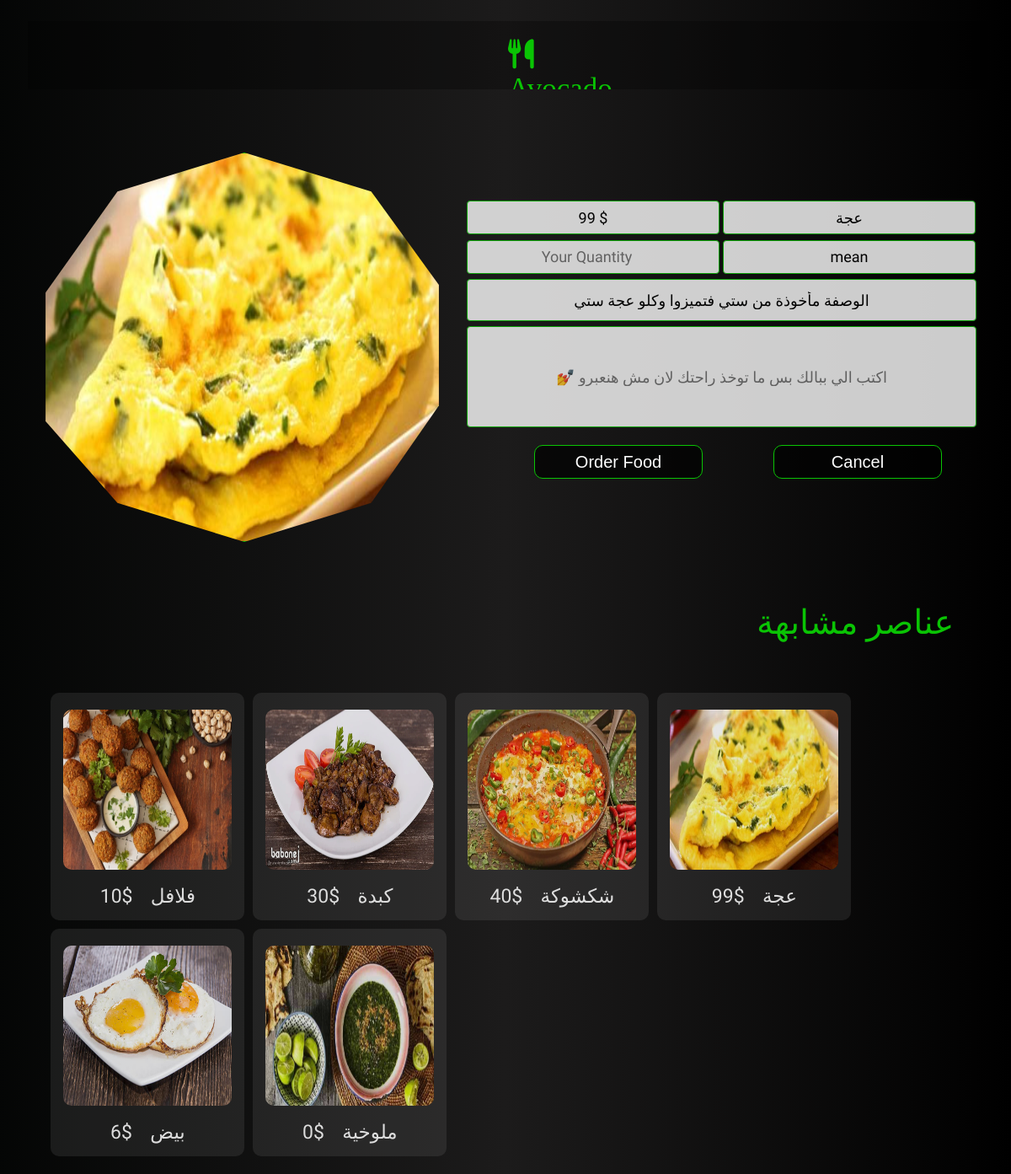
The app's page /order.php?id=4 with its own data.
### tables this page shows
CREATE TABLE `food` (
  `id` int(11) NOT NULL,
  `namee` varchar(40) NOT NULL,
  `price` double NOT NULL,
  `image` varchar(100) NOT NULL,
  `note` text NOT NULL,
  `typee` varchar(20) NOT NULL
);

### order.php (the view, shortened to what this page needs)
<html lang="en">
<head>
    <link rel="stylesheet" href="https://cdnjs.cloudflare.com/ajax/libs/font-awesome/6.1.1/css/all.min.css" />
</head>
<body style="background: linear-gradient(to left, #000000, #1C1B1B,hsl(150, 10%, 2%));">
<div class="topnav" id="home">
    <br>
<span class="logo" style="float:left; color:#0AC404;font-family: 'Lobster', cursive; font-size: 35px;" ><i class="fas fa-utensils"></i>&nbsp; Avocado Resturant</span>
<br>
</div>
<div class="wrapper">
        <?php
            $con = mysqli_connect("localhost", "root", "", "resturant");
            mysqli_select_db($con, "resturant");
            $id=trim($_GET['id']);
            $query = "SELECT * FROM food WHERE id='$id'";
            $result = mysqli_query($con, $query);
            $row = mysqli_fetch_array($result);
        ?>
<form action="#" method="POST" class="add-form">
<br>
<table width="90%" align="right">
    <tr>
        <td>
        <img src="<?php echo $row['image']; ?>" alt=""  class="im">
    </td>
        <td>
<section  class="tab">
                <form action="#" method="POST" class="add-form" align="center">
            <p>
                <input type="text" name="price" value="<?php echo $row['price']." $"; ?>"  required class="serc"/>
                <input type="text" name="namee"  value="<?php echo $row['namee']; ?>"  class="serc" required/>
            </p>
            <p>
                <input type="number" name="price" placeholder="Your Quantity" required class="serc"/>
                <input type="text" name="typee" value="<?php echo $row['typee']; ?>"  required class="serc"/>
            </p>
            <p>
                <input type="text" name="note" value="<?php echo $row['note']; ?>"  required class="area"/>
            </p>
            <p>
                <input type="text" name="image" placeholder="💅 اكتب الي ببالك بس ما توخذ راحتك لان مش هنعبرو"  required class="area" style="height:120px;"/>
                </p>
            <p>
                <input type="submit" name="submit" value="Order Food"  class="btn"/>
                <a href="user.php"><input type="button" value="Cancel" class="btn" /></a>
            </p>
        </form>
</section>
        </form>
    <?php
    $ty=$row['typee'];
    $quey="SELECT * FROM food WHERE typee='$ty'";
    $q2 = mysqli_query($con, $quey);
    ?>
  <span style="float:right; color:#0AC404;font-family: 'Changa', sans-serif;   font-size: 40px;" >عناصر مشابهة   &nbsp;&nbsp;&nbsp;&nbsp;&nbsp;</span>
<br><br>
    <center>
        <div class="asr">
            <?php
    if(mysqli_num_rows($q2)>0)
    {
        foreach($q2 as $row){
            ?>
             <section class="sug">
                 <img src="<?php echo $row['image'];?>" alt="" class="meal">
                 <div class="xyz">
                     <Span ><?php echo $row['price'];?>$ </span>&nbsp;
                     <span >&nbsp;<?php echo $row['namee'];?></span>
                    </div>
                </section >
                <?php
    }
}
?>
<br>
</div>
</center>
    <br>
</body>
</html>

### order.php (style rules this page uses)
.topnav { background-color: rgb(0,0,0,0.3); overflow: hidden; padding:3px 570px; text-decoration:none; margin:25px; height: 75px; align-content:center; }
.im { position: relative; left: 21px; border:1px solid #0AC404; height:460px; width:500px; border-radius:20px; clip-path: polygon(50% 0%, 80% 10%, 96% 34%, 96% 65%, 80% 90%, 50% 100%, 20% 90%, 3% 69%, 3% 36%, 20% 10%); top:-20px; }
.asr { display: flex; flex-wrap: wrap; width:92%; bottom: 50px; }
.sug { top:50px; height: 150px; width: 150px; color: #f4f4f4; margin: 10px 5px 0 5px; position: relative; background: rgb(255,255,255,0.09); border-radius: 10px; transition: all 0.75s; opacity:0.9 ; }
.serc { border-radius: 4px; margin-bottom:-10px; width: 300px; height: 40px; font-size: 18px; color: #f4f4f4; text-align: center; border:1px solid #0AC404; color: #000000; font-family: 'Changa', sans-serif; opacity: 0.8; }
.area { opacity: 0.8; border-radius: 4px; margin-bottom:-10px; width: 605px; height:50px; font-size: 18px; color: #f4f4f4; text-align: center; border:1px solid #0AC404; color: #000000; font-family: 'Changa', sans-serif; }
.meal { height: 190px; width: 200px; position: absolute; left: 15px; border-radius: 10px; transition: all 1s; top: 20px; }
.btn { border-radius: 10px; margin-bottom: 0px; margin-left:80px; margin-top:15px; width: 200px; height: 40px; font-size: 20px; background:rgba(0, 0, 0, 0.7) ; color: white; border:1px solid #0AC404; text-align: center; }
body { background-image:url(avocado.jpg); }
section { height: 639px; width:92%; padding-left:420px; padding:40px; padding-top:80px; margin:-10px; }
.xyz { position:absolute; bottom: 15px; width:200px; margin-left:-25px; font-family: 'Lalezar', cursive; font-size:20px; }
span { font-size:23px; font-family: 'Changa', sans-serif; }
body { height:170%; }
.tab { height:460px; }

### records on screen
food: image (picture), price "99 $", namee "عجة", typee "mean", note "الوصفة مأخوذة من ستي فتميزوا وكلو عجة ستي", price "99"
food: shows a picture, price "10", namee "فلافل"
food: image (picture), price "30", namee "كبدة"
food: image (picture), price "40", namee "شكشوكة"
food: image (picture), price "6", namee "بيض"
food: image (picture), price "0", namee "ملوخية"
